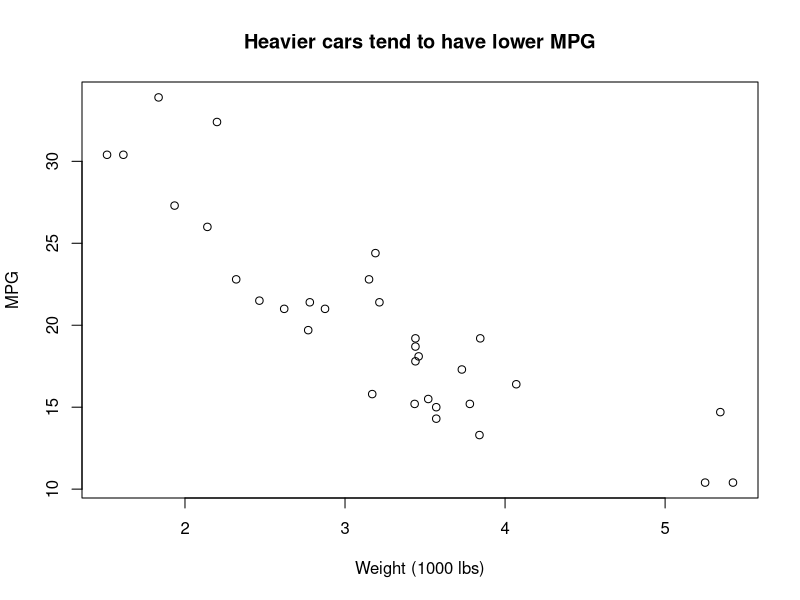

This figure's R source: (Note: this script raises an error after producing the figure.)
## ---- chunk 1
0.1 + 0.1 + 0.1 - 0.3
0.3 - 0.1 - 0.1 - 0.1 # a variation

# run this if you want to avoid scientific notation
options(scipen = 999)
## ---- chunk 2
 install.packages("tidyverse")
library(tidyverse)
## ---- chunk 3
mtcars[mtcars$cyl == 6 & mtcars$mpg > 20, c("mpg", "hp")]
## ---- chunk 4
mtcars %>%
  filter(cyl == 6, mpg > 20) %>%
  select(mpg, hp)
## ---- chunk 5
data(mtcars) # reads in the data & adds it to your environment as a dataframe
View(mtcars) # opens up the datafram for viewing
head(mtcars) # displays the top few lines of the dataframe
summary(mtcars) # displays a summary of all variables
?mtcars # will open up documentation in your Help tab. works for packages, functions, too!
## ---- chunk 6
mean(mtcars$mpg) # the $ helps you select a specific column of interest
## ---- chunk 7

## ---- chunk 8
# this is a scatterplot of mpg by wt
plot(mtcars$wt, mtcars$mpg,
     xlab = "Weight (1000 lbs)", ylab = "MPG",
     main = "Heavier cars tend to have lower MPG")
## ---- chunk 9
mtcars$wt<-x(2.620, 2.875, 2.320, 3.215, 3.440, 3.460, 3.570, 3.190,
 3.150, 3.440, 3.440, 4.070, 3.730, 3.780, 5.250, 5.424,
 5.345, 2.200, 1.615, 1.835, 2.465, 3.520, 3.435, 3.840,
 3.845, 1.935, 2.140, 1.513, 3.170, 2.770, 3.570, 2.780)
hist( mtcars$wt,
     main= "Shelley's Histogram",
     xlab= "Weight",
     ylab= "DISP",
     breaks= 5)
    
plot(mtcars$hp, mtcars$mpg,
     xlab= "Horsepower", ylab= "MPG",
     main= " shelley's scatterplot")

boxplot(mtcars$hp, mtcars$mpg,
        xlab= "Horsepower", ylab= "MPG",
        main= "shelley's scatterplot")
